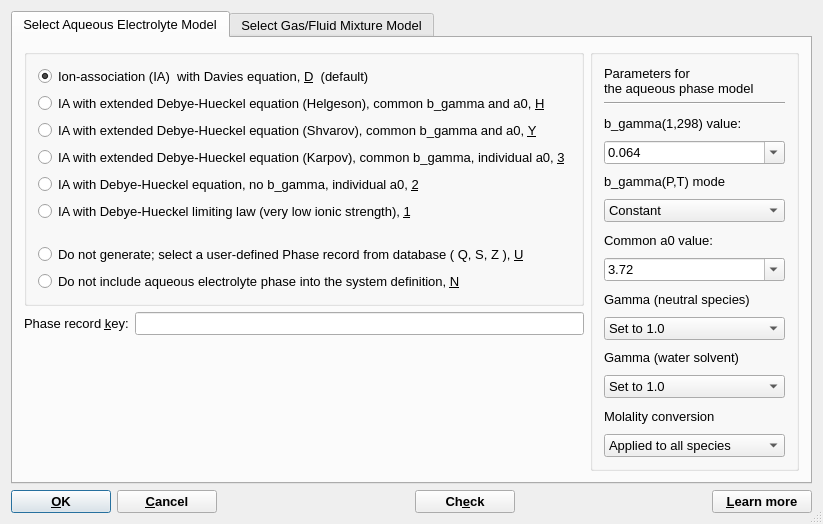
<?xml version="1.0" encoding="UTF-8"?>
<ui version="4.0">
 <class>AutoPhaseDialogData</class>
 <widget class="QDialog" name="AutoPhaseDialogData">
  <property name="windowModality">
   <enum>Qt::WindowModal</enum>
  </property>
  <property name="geometry">
   <rect>
    <x>0</x>
    <y>0</y>
    <width>822</width>
    <height>524</height>
   </rect>
  </property>
  <property name="font">
   <font>
    <pointsize>10</pointsize>
   </font>
  </property>
  <property name="windowTitle">
   <string>Setup of aqueous and gas phases in GEMS project: </string>
  </property>
  <property name="sizeGripEnabled">
   <bool>true</bool>
  </property>
  <property name="modal">
   <bool>false</bool>
  </property>
  <layout class="QVBoxLayout" name="verticalLayout_3">
   <item>
    <widget class="QTabWidget" name="tabWidget">
     <property name="currentIndex">
      <number>0</number>
     </property>
     <widget class="QWidget" name="Widget8">
      <attribute name="title">
       <string>Select Aqueous Electrolyte Model</string>
      </attribute>
      <layout class="QGridLayout" name="gridLayout">
       <item row="0" column="0" colspan="2">
        <widget class="QGroupBox" name="groupBox_3">
         <property name="title">
          <string/>
         </property>
         <layout class="QVBoxLayout" name="verticalLayout_4">
          <item>
           <widget class="QRadioButton" name="aselD">
            <property name="text">
             <string>Ion-association (IA)  with Davies equation, &amp;D  (default)</string>
            </property>
            <property name="shortcut">
             <string>Alt+D</string>
            </property>
            <property name="checked">
             <bool>true</bool>
            </property>
           </widget>
          </item>
          <item>
           <widget class="QRadioButton" name="aselH">
            <property name="text">
             <string>IA with extended Debye-Hueckel equation (Helgeson), common b_gamma and a0, &amp;H</string>
            </property>
            <property name="shortcut">
             <string>Alt+H</string>
            </property>
           </widget>
          </item>
          <item>
           <widget class="QRadioButton" name="aselY">
            <property name="text">
             <string>IA with extended Debye-Hueckel equation (Shvarov), common b_gamma and a0, &amp;Y</string>
            </property>
            <property name="shortcut">
             <string>Alt+S</string>
            </property>
           </widget>
          </item>
          <item>
           <widget class="QRadioButton" name="asel3">
            <property name="text">
             <string>IA with extended Debye-Hueckel equation (Karpov), common b_gamma, individual a0, &amp;3</string>
            </property>
            <property name="shortcut">
             <string>Alt+3</string>
            </property>
            <property name="checked">
             <bool>false</bool>
            </property>
           </widget>
          </item>
          <item>
           <widget class="QRadioButton" name="asel2">
            <property name="text">
             <string>IA with Debye-Hueckel equation, no b_gamma, individual a0, &amp;2</string>
            </property>
            <property name="shortcut">
             <string>Alt+2</string>
            </property>
           </widget>
          </item>
          <item>
           <widget class="QRadioButton" name="asel1">
            <property name="text">
             <string>IA with Debye-Hueckel limiting law (very low ionic strength), &amp;1</string>
            </property>
            <property name="shortcut">
             <string>Alt+1</string>
            </property>
           </widget>
          </item>
          <item>
           <spacer>
            <property name="orientation">
             <enum>Qt::Vertical</enum>
            </property>
            <property name="sizeType">
             <enum>QSizePolicy::Expanding</enum>
            </property>
            <property name="sizeHint" stdset="0">
             <size>
              <width>20</width>
              <height>16</height>
             </size>
            </property>
           </spacer>
          </item>
          <item>
           <widget class="QRadioButton" name="aselU">
            <property name="text">
             <string>Do not generate; select a user-defined Phase record from database ( Q, S, Z ), &amp;U</string>
            </property>
            <property name="shortcut">
             <string>Alt+U</string>
            </property>
            <property name="checked">
             <bool>false</bool>
            </property>
           </widget>
          </item>
          <item>
           <widget class="QRadioButton" name="aselNo">
            <property name="text">
             <string>Do not include aqueous electrolyte phase into the system definition, &amp;N</string>
            </property>
            <property name="shortcut">
             <string>Alt+N</string>
            </property>
            <property name="checked">
             <bool>false</bool>
            </property>
           </widget>
          </item>
         </layout>
        </widget>
       </item>
       <item row="0" column="2" rowspan="4">
        <widget class="QGroupBox" name="groupBox_4">
         <property name="title">
          <string/>
         </property>
         <layout class="QVBoxLayout" name="verticalLayout">
          <item>
           <widget class="QLabel" name="textLabel1_2_2_2">
            <property name="text">
             <string>Parameters for
the aqueous phase model</string>
            </property>
            <property name="wordWrap">
             <bool>false</bool>
            </property>
           </widget>
          </item>
          <item>
           <widget class="Line" name="line2">
            <property name="frameShape">
             <enum>QFrame::HLine</enum>
            </property>
            <property name="frameShadow">
             <enum>QFrame::Sunken</enum>
            </property>
           </widget>
          </item>
          <item>
           <widget class="QLabel" name="textLabel2_5">
            <property name="text">
             <string>b_gamma(1,298) value:</string>
            </property>
            <property name="wordWrap">
             <bool>false</bool>
            </property>
           </widget>
          </item>
          <item>
           <widget class="QComboBox" name="apEdit0">
            <property name="toolTip">
             <string>This value of third EDH parameter will be used in H and 3 models and in 2 (aqueous species only)</string>
            </property>
            <property name="editable">
             <bool>true</bool>
            </property>
            <item>
             <property name="text">
              <string>0.064</string>
             </property>
            </item>
            <item>
             <property name="text">
              <string>0.025</string>
             </property>
            </item>
            <item>
             <property name="text">
              <string>0.098</string>
             </property>
            </item>
            <item>
             <property name="text">
              <string>0.123</string>
             </property>
            </item>
           </widget>
          </item>
          <item>
           <widget class="QLabel" name="textLabel2_5_2">
            <property name="text">
             <string>b_gamma(P,T) mode</string>
            </property>
            <property name="wordWrap">
             <bool>false</bool>
            </property>
            <property name="buddy">
             <cstring>pBG_T</cstring>
            </property>
           </widget>
          </item>
          <item>
           <widget class="QComboBox" name="pBG_T">
            <item>
             <property name="text">
              <string>Constant</string>
             </property>
            </item>
            <item>
             <property name="text">
              <string>NaCl</string>
             </property>
            </item>
            <item>
             <property name="text">
              <string>KCl</string>
             </property>
            </item>
            <item>
             <property name="text">
              <string>NaOH</string>
             </property>
            </item>
            <item>
             <property name="text">
              <string>KOH</string>
             </property>
            </item>
           </widget>
          </item>
          <item>
           <widget class="QLabel" name="textLabel2_2_2">
            <property name="text">
             <string>Common a0 value:</string>
            </property>
            <property name="wordWrap">
             <bool>false</bool>
            </property>
           </widget>
          </item>
          <item>
           <widget class="QComboBox" name="apEdit1">
            <property name="toolTip">
             <string>This value in 1e-8 cm (to be used in the H model) can be changed here</string>
            </property>
            <property name="editable">
             <bool>true</bool>
            </property>
            <item>
             <property name="text">
              <string>3.72</string>
             </property>
            </item>
            <item>
             <property name="text">
              <string>4.08</string>
             </property>
            </item>
            <item>
             <property name="text">
              <string>3.31</string>
             </property>
            </item>
            <item>
             <property name="text">
              <string>3.67</string>
             </property>
            </item>
           </widget>
          </item>
          <item>
           <widget class="QLabel" name="label_2">
            <property name="text">
             <string>Gamma (neutral species)</string>
            </property>
           </widget>
          </item>
          <item>
           <widget class="QComboBox" name="apEdit2">
            <item>
             <property name="text">
              <string>Set to 1.0</string>
             </property>
            </item>
            <item>
             <property name="text">
              <string>Calculate as b_gamma*IS</string>
             </property>
            </item>
           </widget>
          </item>
          <item>
           <widget class="QLabel" name="textLabel2_3_2">
            <property name="text">
             <string>Gamma (water solvent)</string>
            </property>
            <property name="wordWrap">
             <bool>false</bool>
            </property>
           </widget>
          </item>
          <item>
           <widget class="QComboBox" name="apEdit3">
            <property name="toolTip">
             <string>This value can be 0 (default) or -1 (set gamma=1 for all neutral species)</string>
            </property>
            <item>
             <property name="text">
              <string>Set to 1.0</string>
             </property>
            </item>
            <item>
             <property name="text">
              <string>From osmotic coefficient</string>
             </property>
            </item>
           </widget>
          </item>
          <item>
           <widget class="QLabel" name="textLabel2_4_2">
            <property name="text">
             <string>Molality conversion</string>
            </property>
            <property name="wordWrap">
             <bool>false</bool>
            </property>
           </widget>
          </item>
          <item>
           <widget class="QComboBox" name="comMolal">
            <item>
             <property name="text">
              <string>Applied to all species</string>
             </property>
            </item>
            <item>
             <property name="text">
              <string>No conversion</string>
             </property>
            </item>
           </widget>
          </item>
         </layout>
        </widget>
       </item>
       <item row="1" column="0">
        <widget class="QLabel" name="textLabel1">
         <property name="text">
          <string>Phase record &amp;key:</string>
         </property>
         <property name="wordWrap">
          <bool>false</bool>
         </property>
         <property name="buddy">
          <cstring>apRkeyEdit</cstring>
         </property>
        </widget>
       </item>
       <item row="1" column="1">
        <widget class="QLineEdit" name="apRkeyEdit">
         <property name="toolTip">
          <string>This field shows a record key of the aqueous Phase to be automatically generated</string>
         </property>
        </widget>
       </item>
       <item row="2" column="1">
        <spacer>
         <property name="orientation">
          <enum>Qt::Vertical</enum>
         </property>
         <property name="sizeHint" stdset="0">
          <size>
           <width>20</width>
           <height>40</height>
          </size>
         </property>
        </spacer>
       </item>
      </layout>
     </widget>
     <widget class="QWidget" name="Widget9">
      <attribute name="title">
       <string>Select Gas/Fluid Mixture Model</string>
      </attribute>
      <layout class="QGridLayout" name="gridLayout_2">
       <item row="0" column="0" colspan="2">
        <widget class="QGroupBox" name="groupBox">
         <property name="title">
          <string/>
         </property>
         <layout class="QVBoxLayout" name="verticalLayout_2">
          <item>
           <widget class="QRadioButton" name="gselI">
            <property name="text">
             <string>Ideal mixture of gaseous components, &amp;I (default)</string>
            </property>
            <property name="checked">
             <bool>true</bool>
            </property>
           </widget>
          </item>
          <item>
           <widget class="QRadioButton" name="gselF">
            <property name="text">
             <string>Churakov-Gottschalk (CG) multicomponent fluid EoS model, &amp;F</string>
            </property>
           </widget>
          </item>
          <item>
           <widget class="QRadioButton" name="gsel7">
            <property name="text">
             <string>Peng-Robinson (PR) multicomponent fluid EoS model, &amp;7</string>
            </property>
           </widget>
          </item>
          <item>
           <widget class="QRadioButton" name="gselP">
            <property name="text">
             <string>Peng-Robinson-Stryjek-Vera (PRSV) multicomponent fluid EoS model, &amp;P</string>
            </property>
           </widget>
          </item>
          <item>
           <widget class="QRadioButton" name="gselE">
            <property name="text">
             <string>Soave-Redlich-Kwong (SRK) multicomponent fluid EoS model, &amp;E</string>
            </property>
           </widget>
          </item>
          <item>
           <spacer>
            <property name="orientation">
             <enum>Qt::Vertical</enum>
            </property>
            <property name="sizeType">
             <enum>QSizePolicy::Expanding</enum>
            </property>
            <property name="sizeHint" stdset="0">
             <size>
              <width>20</width>
              <height>16</height>
             </size>
            </property>
           </spacer>
          </item>
          <item>
           <widget class="QRadioButton" name="gselU">
            <property name="text">
             <string>Do not generate; select a user-defined Phase record from database, &amp;U</string>
            </property>
            <property name="checked">
             <bool>false</bool>
            </property>
           </widget>
          </item>
          <item>
           <widget class="QRadioButton" name="gselNo">
            <property name="text">
             <string>Do not include gas/fluid mixture phase into the system definition, &amp;N</string>
            </property>
            <property name="checked">
             <bool>false</bool>
            </property>
           </widget>
          </item>
         </layout>
        </widget>
       </item>
       <item row="1" column="0">
        <widget class="QLabel" name="textLabel1_2">
         <property name="text">
          <string>Phase record &amp;key:</string>
         </property>
         <property name="wordWrap">
          <bool>false</bool>
         </property>
         <property name="buddy">
          <cstring>gpRkeyEdit</cstring>
         </property>
        </widget>
       </item>
       <item row="1" column="1">
        <widget class="QLineEdit" name="gpRkeyEdit">
         <property name="toolTip">
          <string>This field shows a record key of the gas/fluid Phase to be automatically generated</string>
         </property>
        </widget>
       </item>
       <item row="2" column="0">
        <spacer>
         <property name="orientation">
          <enum>Qt::Vertical</enum>
         </property>
         <property name="sizeType">
          <enum>QSizePolicy::Expanding</enum>
         </property>
         <property name="sizeHint" stdset="0">
          <size>
           <width>20</width>
           <height>50</height>
          </size>
         </property>
        </spacer>
       </item>
      </layout>
     </widget>
    </widget>
   </item>
   <item>
    <layout class="QHBoxLayout">
     <item>
      <widget class="QPushButton" name="buttonOk">
       <property name="minimumSize">
        <size>
         <width>100</width>
         <height>0</height>
        </size>
       </property>
       <property name="font">
        <font>
         <weight>75</weight>
         <bold>true</bold>
        </font>
       </property>
       <property name="toolTip">
        <string>Click to accept selections and proceed with creating/opening the modelling project</string>
       </property>
       <property name="text">
        <string>&amp;OK</string>
       </property>
       <property name="shortcut">
        <string>Alt+O</string>
       </property>
       <property name="autoDefault">
        <bool>true</bool>
       </property>
       <property name="default">
        <bool>true</bool>
       </property>
      </widget>
     </item>
     <item>
      <widget class="QPushButton" name="buttonCancel">
       <property name="minimumSize">
        <size>
         <width>100</width>
         <height>0</height>
        </size>
       </property>
       <property name="font">
        <font>
         <weight>75</weight>
         <bold>true</bold>
        </font>
       </property>
       <property name="text">
        <string>&amp;Cancel</string>
       </property>
       <property name="shortcut">
        <string>Alt+C</string>
       </property>
       <property name="autoDefault">
        <bool>true</bool>
       </property>
      </widget>
     </item>
     <item>
      <spacer>
       <property name="orientation">
        <enum>Qt::Horizontal</enum>
       </property>
       <property name="sizeType">
        <enum>QSizePolicy::Expanding</enum>
       </property>
       <property name="sizeHint" stdset="0">
        <size>
         <width>150</width>
         <height>20</height>
        </size>
       </property>
      </spacer>
     </item>
     <item>
      <widget class="QPushButton" name="buttonCheck">
       <property name="minimumSize">
        <size>
         <width>100</width>
         <height>0</height>
        </size>
       </property>
       <property name="font">
        <font>
         <weight>75</weight>
         <bold>true</bold>
        </font>
       </property>
       <property name="toolTip">
        <string>Click to see updated Phase record keys and parameters related to chosen models </string>
       </property>
       <property name="text">
        <string>Ch&amp;eck</string>
       </property>
       <property name="shortcut">
        <string>Alt+H</string>
       </property>
       <property name="autoDefault">
        <bool>false</bool>
       </property>
       <property name="default">
        <bool>false</bool>
       </property>
      </widget>
     </item>
     <item>
      <spacer>
       <property name="orientation">
        <enum>Qt::Horizontal</enum>
       </property>
       <property name="sizeType">
        <enum>QSizePolicy::Expanding</enum>
       </property>
       <property name="sizeHint" stdset="0">
        <size>
         <width>140</width>
         <height>20</height>
        </size>
       </property>
      </spacer>
     </item>
     <item>
      <widget class="QPushButton" name="buttonHelp">
       <property name="minimumSize">
        <size>
         <width>100</width>
         <height>0</height>
        </size>
       </property>
       <property name="font">
        <font>
         <weight>75</weight>
         <bold>true</bold>
        </font>
       </property>
       <property name="text">
        <string>&amp;Learn more</string>
       </property>
       <property name="shortcut">
        <string>F1</string>
       </property>
       <property name="autoDefault">
        <bool>true</bool>
       </property>
      </widget>
     </item>
    </layout>
   </item>
  </layout>
 </widget>
 <layoutdefault spacing="6" margin="11"/>
 <tabstops>
  <tabstop>aselD</tabstop>
  <tabstop>aselH</tabstop>
  <tabstop>asel3</tabstop>
  <tabstop>asel2</tabstop>
  <tabstop>asel1</tabstop>
  <tabstop>aselY</tabstop>
  <tabstop>aselU</tabstop>
  <tabstop>aselNo</tabstop>
  <tabstop>pBG_T</tabstop>
  <tabstop>gselI</tabstop>
  <tabstop>gselF</tabstop>
  <tabstop>gselU</tabstop>
  <tabstop>gselNo</tabstop>
  <tabstop>buttonOk</tabstop>
  <tabstop>buttonCancel</tabstop>
  <tabstop>buttonCheck</tabstop>
  <tabstop>buttonHelp</tabstop>
  <tabstop>tabWidget</tabstop>
 </tabstops>
 <resources/>
 <connections/>
</ui>
